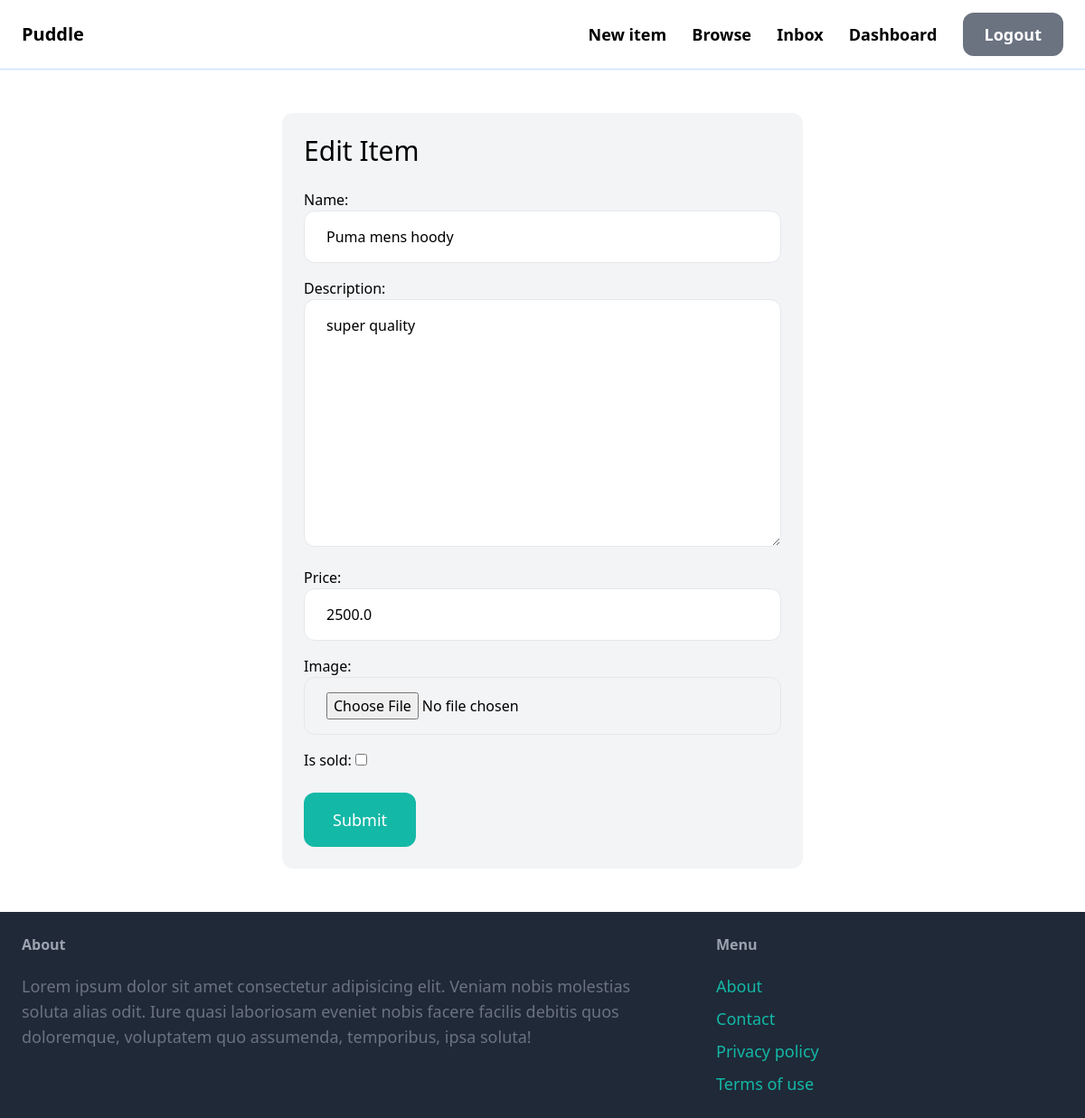
The app's page /items/10/edit/ (signed in) with its own data.
### item/models.py (models this page shows, shortened)
class Item(models.Model):
    category=models.ForeignKey(Category,related_name='items',on_delete=models.CASCADE)
    name=models.CharField(max_length=100)
    description=models.TextField(blank=True,null=True)
    price=models.FloatField()
    is_sold=models.BooleanField(default=False)
    created_by=models.ForeignKey(User,related_name='items',on_delete=models.CASCADE)
    created_at=models.DateTimeField(auto_now_add=True)
    image=models.ImageField(upload_to='item_images',blank=True,null=True)
    class Meta:
        ordering=('name',)

### item/views.py (the view)
# urls.py: path('<int:pk>/edit/',edit,name='edit'),
@login_required
def edit(request,pk):
    item=get_object_or_404(Item,pk=pk,created_by=request.user)
    if request.method=='POST':
        form=EditItemForm(request.POST,request.FILES,instance=item)
        if form.is_valid():
            form.save()
            return redirect('item:detail',pk=item.id)
    else:
        form=EditItemForm(instance=item)
    return render(request,'item/form.html',{'form':form,'title':'Edit Item'})

### item/forms.py
class EditItemForm(forms.ModelForm):
    class Meta:
        model=Item
        fields=('name','description','price','image','is_sold')
        widgets={
            'category':forms.Select(attrs={
                'class': input_classes
            }),
            'name':forms.TextInput(attrs={
                'class': input_classes
            }),
            'description':forms.Textarea(attrs={
                'class': input_classes
            }),
            'price':forms.TextInput(attrs={
                'class': input_classes
            }),
            'image':forms.FileInput(attrs={
                'class': input_classes
            }),
        }

### item/templates/item/form.html (shortened to what this page needs)
{% extends 'core/base.html' %}
{% block content %}
<div class="w-1/2 my-6 p-6 mx-auto bg-gray-100 rounded-xl">
    <h1 class="mb-6 text-3xl">{{title}}</h1>
    <form action="." method="post" enctype="multipart/form-data">
        <div class="space-y-4">
            {{form.as_p}}
        </div>
        <br>
        <button class="py-4 px-8 text-lg bg-teal-500 hover:bg-teal-700 rounded-xl text-white">Submit</button>
    </form>
</div>
{% endblock %}

### records on screen
Item: name "Puma mens hoody", description "super quality", price "2500.0"

### other values on screen
{{ title }} "Edit Item"
